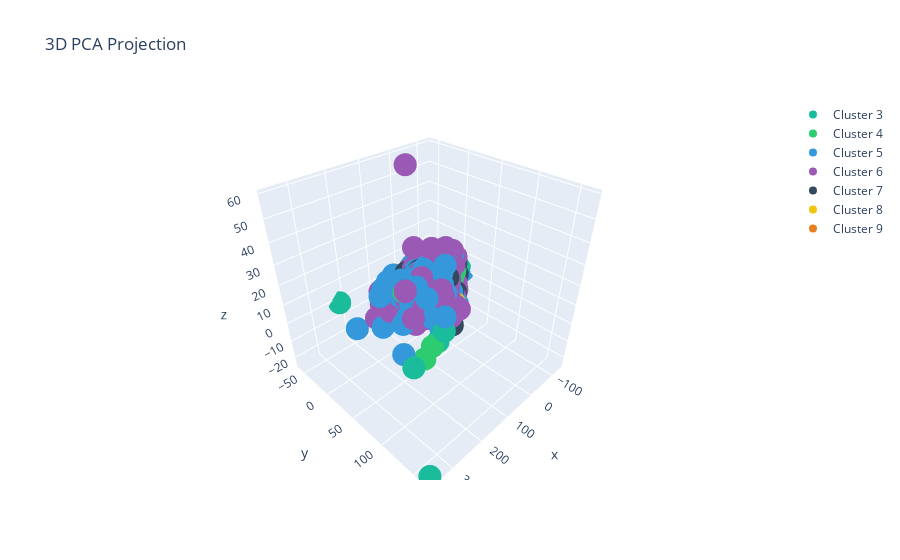

Source (notebook cell):
### Code cell
CC.graph_PCA_3D()

### Figure 1 — Plotly figure (JSON) as saved in the notebook; plotly's stock layout.template omitted (floating-point values rounded to 4 significant figures; data arrays with more than 128 entries replaced by an {"elided": "..."} marker saying what was removed)
{"data": [{"marker": {"color": "#1abc9c"}, "mode": "markers", "name": "Cluster 3", "type": "scatter3d", "x": [58.49, -36.39, 41.52, -74.6, -123.1, -109.7, 85.05, -45.63, 220.4, -11.42, 96.4, 191.9, -19.88, -86.6, 61.23, 25.45, 90.45, -29.61, 24.95, 357.0], "y": [-9.789, -21.55, -12.83, 0.4585, 2.109, -1.667, -25.47, -5.647, -59.63, -25.24, 59.78, 62.76, -15.54, -7.947, -13.81, 22.77, 67.27, -3.796, 0.3752, 165.4], "z": [7.183, -0.9351, -6.405, 8.114, 3.952, 0.4635, 0.5892, -3.084, -0.669, -0.7499, -10.25, -14.58, 6.012, -0.865, 0.3672, -2.668, -3.227, -4.245, 7.479, -23.09]}, {"marker": {"color": "#2ecc71"}, "mode": "markers", "name": "Cluster 4", "type": "scatter3d", "x": {"elided": "163 float values"}, "y": {"elided": "163 float values"}, "z": {"elided": "163 float values"}}, {"marker": {"color": "#3498db"}, "mode": "markers", "name": "Cluster 5", "type": "scatter3d", "x": {"elided": "1457 float values"}, "y": {"elided": "1457 float values"}, "z": {"elided": "1457 float values"}}, {"marker": {"color": "#9b59b6"}, "mode": "markers", "name": "Cluster 6", "type": "scatter3d", "x": {"elided": "2198 float values"}, "y": {"elided": "2198 float values"}, "z": {"elided": "2198 float values"}}, {"marker": {"color": "#34495e"}, "mode": "markers", "name": "Cluster 7", "type": "scatter3d", "x": {"elided": "880 float values"}, "y": {"elided": "880 float values"}, "z": {"elided": "880 float values"}}, {"marker": {"color": "#f1c40f"}, "mode": "markers", "name": "Cluster 8", "type": "scatter3d", "x": {"elided": "175 float values"}, "y": {"elided": "175 float values"}, "z": {"elided": "175 float values"}}, {"marker": {"color": "#e67e22"}, "mode": "markers", "name": "Cluster 9", "type": "scatter3d", "x": [-15.55, -54.64, -1.791, -13.11, -25.8], "y": [-3.235, 3.054, -8.24, 25.99, 2.458], "z": [5.034, -2.348, -4.336, -2.105, -3.168]}], "layout": {"title": {"text": "3D PCA Projection"}}}
